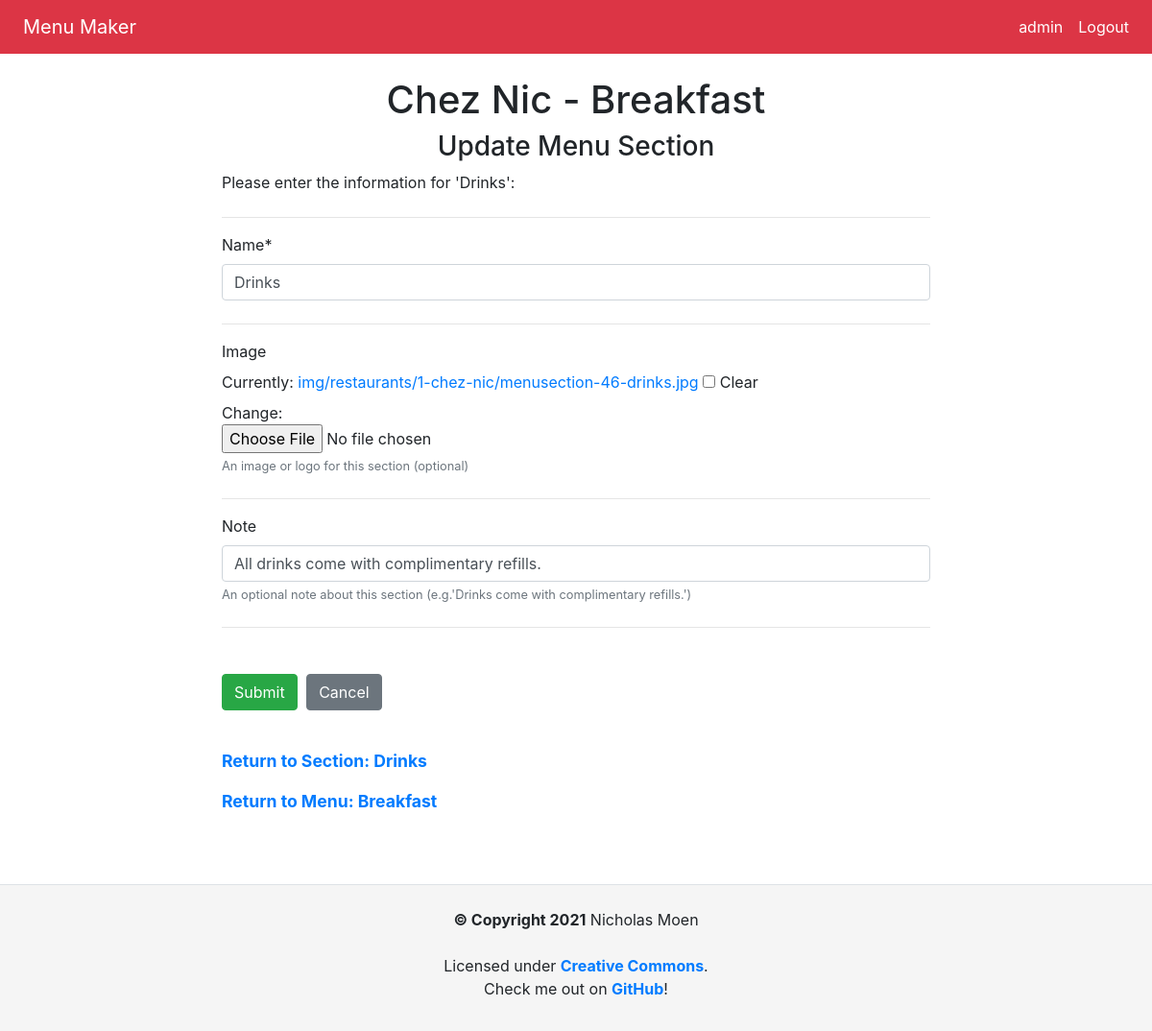
/restaurants/chez-nic/menus/breakfast/drinks/edit/ (signed in), run on the app's committed database.
### menus/models.py (models this page shows, shortened)
class Menu(models.Model):
    THEME_CHOICES = [
        ('default', "Default"),
        ('secondary', "Secondary")]
    restaurant = models.ForeignKey(
        'restaurants.Restaurant',
        on_delete=models.CASCADE)
    name = models.CharField(max_length=128, default=None, blank=False)
    slug = models.SlugField(max_length=128)
    image = models.ImageField(
        help_text="An image or logo for this menu (optional)",
        upload_to=menu_upload_to, blank=True, null=True)
    description = models.CharField(max_length=256, blank=True, null=True)
    theme = models.CharField(
        max_length=32,
        choices=THEME_CHOICES,
        default='default')
    class Meta:
        ordering = ['name']

class MenuSection(models.Model):
    menu = models.ForeignKey('Menu', on_delete=models.CASCADE)
    name = models.CharField(max_length=128, default=None, blank=False)
    slug = models.SlugField(max_length=128)
    image = models.ImageField(
        help_text="An image or logo for this section (optional)",
        upload_to=menusection_upload_to, blank=True, null=True)
    note = models.CharField(
            help_text="An optional note about this section (e.g."
                      "'Drinks come with complimentary refills.')",
            max_length=256, blank=True, null=True)

### restaurants/models.py (models this page shows, shortened)
class Restaurant(models.Model):
    name = models.CharField(max_length=128, default=None, blank=False)
    slug = models.SlugField(max_length=128, unique=True)
    admin_users = models.ManyToManyField(settings.AUTH_USER_MODEL)
    image = models.ImageField(
        upload_to=upload_to, blank=True, null=True,
        help_text="An image or logo for your restaurant (optional)")
    class Meta:
        ordering = ['name']

### menus/views.py (the view)
class MenuSectionUpdateView(
        UserHasRestaurantPermissionsMixin, SuccessMessageMixin, UpdateView):
    model = MenuSection
    form_class = MenuSectionForm
    success_message = "Menu Section Successfully Updated: %(name)s"
    def get_context_data(self, **kwargs):
        context = super().get_context_data(**kwargs)
        context.update({'action_verb': 'Update',
                        'menu': self.get_object().menu,
                        'menusection': self.get_object()})
        return context
    def get_initial(self):
        return {'menu': self.get_object().menu,
                'name': self.get_object().name}
    def get_object(self):
        return get_object_or_404(
            MenuSection,
            menu__restaurant__slug=self.kwargs['restaurant_slug'],
            menu__slug=self.kwargs['menu_slug'],
            slug=self.kwargs['menusection_slug'])

### menus/forms.py
class MenuSectionForm(ModelForm):
    class Meta:
        model = MenuSection
        fields = ['menu', 'name', 'image', 'note']
        widgets = {'menu': forms.HiddenInput()}

### menus_project/context_processors.py (called while the page is built)
def project_name(request):
    return {'PROJECT_NAME': PROJECT_NAME}

### menus/templates/menus/menusection_form.html (shortened to what this page needs)
{% extends 'base.html' %}
{% block body_title %}{{ menu.restaurant.name }} - {{ menu.name }}{% endblock %}
{% block body_subheading %}{{ action_verb }} Menu Section{% endblock %}
{% block content %}
<p>Please enter the information for {% if menusection %}'{{ menusection.name }}'{% else %}your menu section{% endif %}:</p>
{% with form_contains_image=True %}
  {% include 'base_form.html' %}
{% endwith %}
<div id="bottom-links">
  {% if object %}
  <p><a href="{% url 'menus:menusection_detail' restaurant_slug=object.menu.restaurant.slug menu_slug=object.menu.slug menusection_slug=object.slug %}">Return to Section: {{ object.name }}</a></p>
  {% endif %}
  <p><a href="{% url 'menus:menu_detail' restaurant_slug=menu.restaurant.slug menu_slug=menu.slug %}">Return to Menu: {{ menu.name }}</a></p>
</div>
{% endblock content %}

### templates/base.html (shortened to what this page needs)
{% load static %}<!DOCTYPE html>
<html lang="en-us">
	<head>
    <link rel="stylesheet" href="https://cdn.jsdelivr.net/npm/bootstrap@4.5.3/dist/css/bootstrap.min.css">
    <link rel="stylesheet" href="{% static 'css/base.css' %}">
  </head>
  <body>
    <div class="page-container">
      <nav class="navbar navbar-expand-sm navbar-dark project-theme">
        <a class="navbar-brand ml-2" href="{% url 'root' %}">{{ PROJECT_NAME }}</a>
        <div class="collapse navbar-collapse" id="navbarSupportedContent">
          <ul class="navbar-nav ml-auto text-center">
    {% if user.is_authenticated %}
            <li class="nav-item active">
              <a class="nav-link" style="font-weight: normal;" title="View your user profile" href="{% url 'users:user_detail' %}">{{ user.username }}</a>
            </li>
            <li class="nav-item active">
              <a class="nav-link" style="font-weight: normal;" href="{% url 'users:logout' %}{% if request.path != '/' %}?next={{ request.path }}{% endif %}">Logout</a>
            </li>
    {% endif %}
          </ul>
        </div>
      </nav>
      <main id="content" class="container">
      {% block body_title_wrapper %}
        <h1 id="body-title" class="{% if body_title_tags %}{{ body_title_tags }}{% else %}text-center{% endif %}">
        {% block body_title %}{% endblock body_title %}
        </h1>
      {% endblock body_title_wrapper %}
      {% block body_subheading_wrapper %}
        <h3 id="body-subheading" class="{% if body_subheading_tags %}{{ body_subheading_tags }}{% else %}text-center{% endif %}">
        {% block body_subheading %}{% endblock body_subheading %}
        </h3>
      {% endblock body_subheading_wrapper %}
    {% block content %}{% endblock content %}
      </main>
    {% block footer %}{% include 'footer.html' %}{% endblock footer %}
    </div>
  </body>
</html>

### templates/base_form.html (shortened to what this page needs)
{% load crispy_forms_tags %}
<form class="form" method="post"{% if form_contains_image %} enctype="multipart/form-data"{% endif %}>
  {% for field in form %}
  <div class="fieldWrapper mt-2 mb-4">
    <p>{{ field|as_crispy_field }}</p>
  </div>
  <hr>
  {% endfor %}
  <div class="form-buttons mt-5">
    <span><button class="btn btn-{% if submit_button_style %}{{ submit_button_style }}{% else %}success{% endif %} form-submit-button" type="submit">{% if submit_text %}{{ submit_text }}{% else %}Submit{% endif %}</button>
{% if cancel_url %}
    <a class="btn btn-secondary" href="{{ cancel_url }}">
      Cancel
    </a></span>
{% else %}
    <a class="btn btn-secondary" type="button" onclick="history.go(-1);">
      {% if cancel_text %}{{ cancel_text }}{% else %}Cancel{% endif %}
    </a></span>
{% endif %}
  </div>
</form>

### static/css/base.css (style rules this page uses)
.page-container { display: flex; flex-direction: column; min-height: 100vh; }
#content { flex-grow: 1; margin-top: 1.5rem; max-width: 768px; }
#bottom-links { margin: 2.5rem auto; font-weight: bold; font-size: 1.1rem; }
.project-theme { background-color: #DC3545; }
.form { margin-top: 1.5rem; }
.form-buttons { margin-top: 1.5rem; margin-bottom: 2rem; }
.form-submit-button { margin-right: 5px; }

### data on the page
Menu: restaurant.name "Chez Nic", name "Breakfast"
MenuSection: name "Drinks", form "Drinks" "All drinks come with complimentary refills."

### other printed values
{{ PROJECT_NAME }} "Menu Maker"
{{ user.username }} "admin"
{{ action_verb }} "Update"
